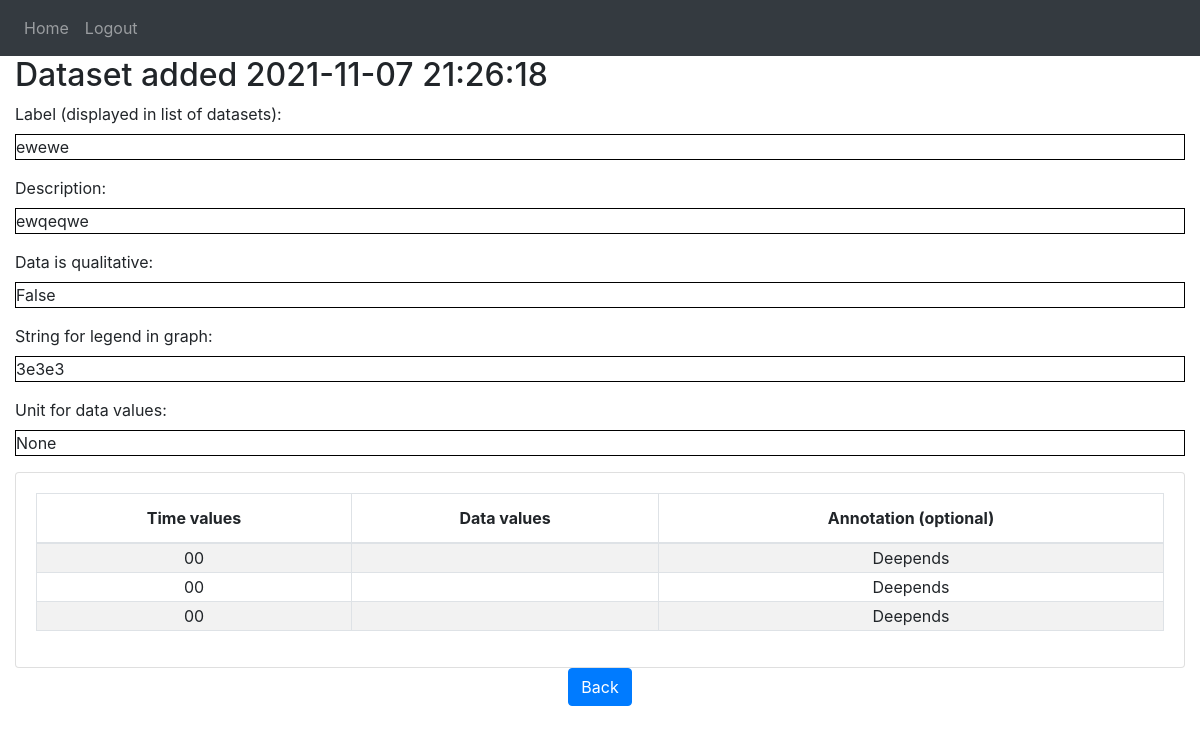
Page /details/87 (signed in) on the earlier database version.
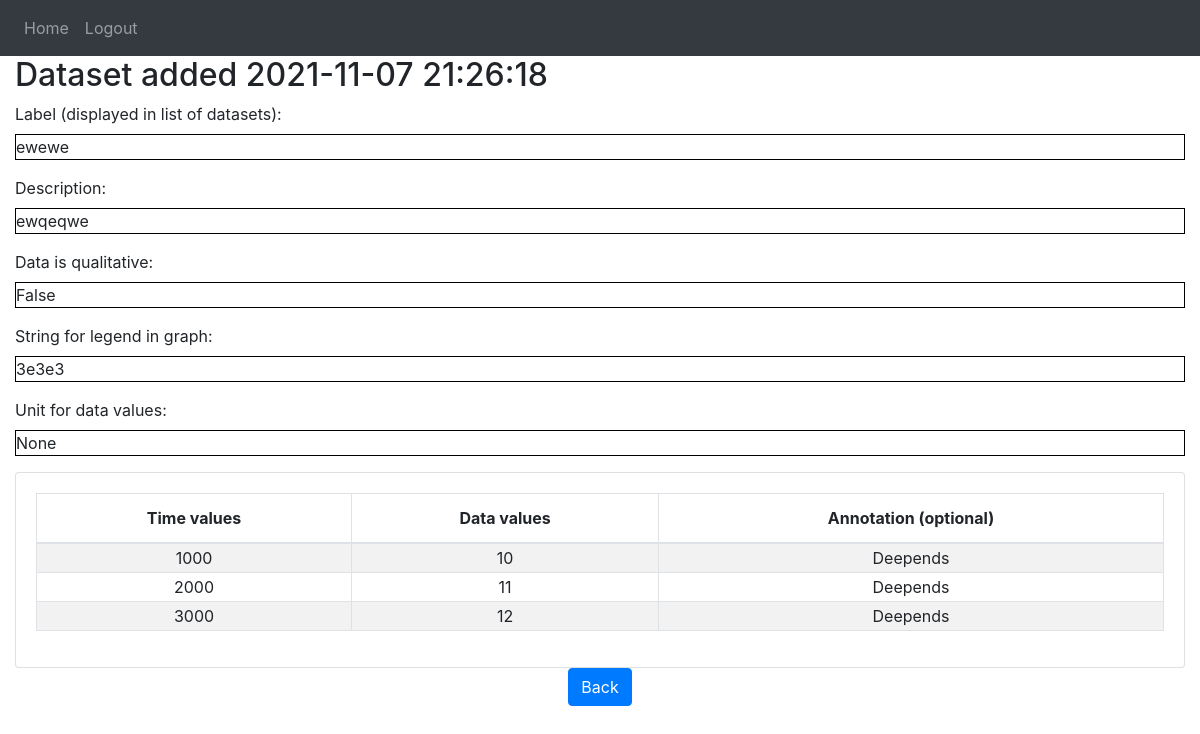
Same page on the later database version.
### website/views.py (the view)
@views.route('/details/<int:id>')
@login_required
def view_dataset(id):
    dataset_to_view = DataSet.query.get_or_404(id)
    form = AddDataSetForm()
    return render_template("view_dataset.html", user=current_user, dataset=dataset_to_view, form=form)

### website/__init__.py (called while the page is built)
def create_app():
    app = Flask(__name__)  # __name__ is 'website'
    app.config['SECRET_KEY'] = '410d1f4eb7412ee625ed5a3562ec1cc6'
    app.config['SQLALCHEMY_DATABASE_URI'] = f'sqlite:///{DB_NAME}'
    app.config['SQLALCHEMY_TRACK_MODIFICATIONS'] = False
    db.init_app(app)
    from .views import views
    from .auth import auth
    app.register_blueprint(views, url_prefix='/')
    app.register_blueprint(auth, url_prefix='/')
    from .models import User
    create_database(app)
    login_manager = LoginManager()
    login_manager.login_view = 'auth.login'
    login_manager.init_app(app)
    @login_manager.user_loader
    def load_user(id):
        return User.query.get(int(id))
    return app

### website/templates/view_dataset.html (shortened to what this page needs)
{% extends "base.html" %}
{% block content %}
<h2>Dataset added {{ dataset.date }}</h2>
{% for key in ['label', 'description', 'data_is_qualitative', 'legend', 'data_unit'] %}
    {{ form[key].label }}<br />
    <div style="border:1px solid black;">
        {{ dataset[key] }}
    </div>
{% endfor %}
<div class="card">
    <div class="card-body">
        <div id="table" class="table-editable">
            <table class="table table-bordered table-responsive-md table-striped text-center">
                <thead>
                    <tr>
                        <th class="text-center">Time values</th>
                        <th class="text-center">Data values</th>
                        <th class="text-center">Annotation (optional)</th>
                    </tr>
                </thead>
                <tbody>
                    {% set time_values = dataset['time_values'].split(',') %}
                    {% set data_values = dataset['data_values'].split(',') %}
                    {% for i in range(time_values|length) %}
                    <tr>
                        <td class="pt-3-half" contenteditable="false">{{ time_values[i][1:-1] }}</td>
                        <td class="pt-3-half" contenteditable="false">{{ data_values[i][1:-1] }}</td>
                        <td class="pt-3-half" contenteditable="false">Deepends</td>
                    </tr>
                    {% endfor %}
                </tbody>
            </table>
        </div>
    </div>
</div>
<div align="center">
    <a href="{{ url_for('views.home') }}" class="btn btn-primary" role="button" aria-pressed="true">Back</a>
</div>
{% endblock %}

Differences in the rows shown:
changed DataSet "ewewe": time_values "1000,2000,3000" → "\"1000\",\"2000\",\"3000\"" (drawn)
Other differences:
new list line: "1000 10 Deepends"
new list line: "2000 11 Deepends"
new list line: "3000 12 Deepends"
list line gone: "00 Deepends"
